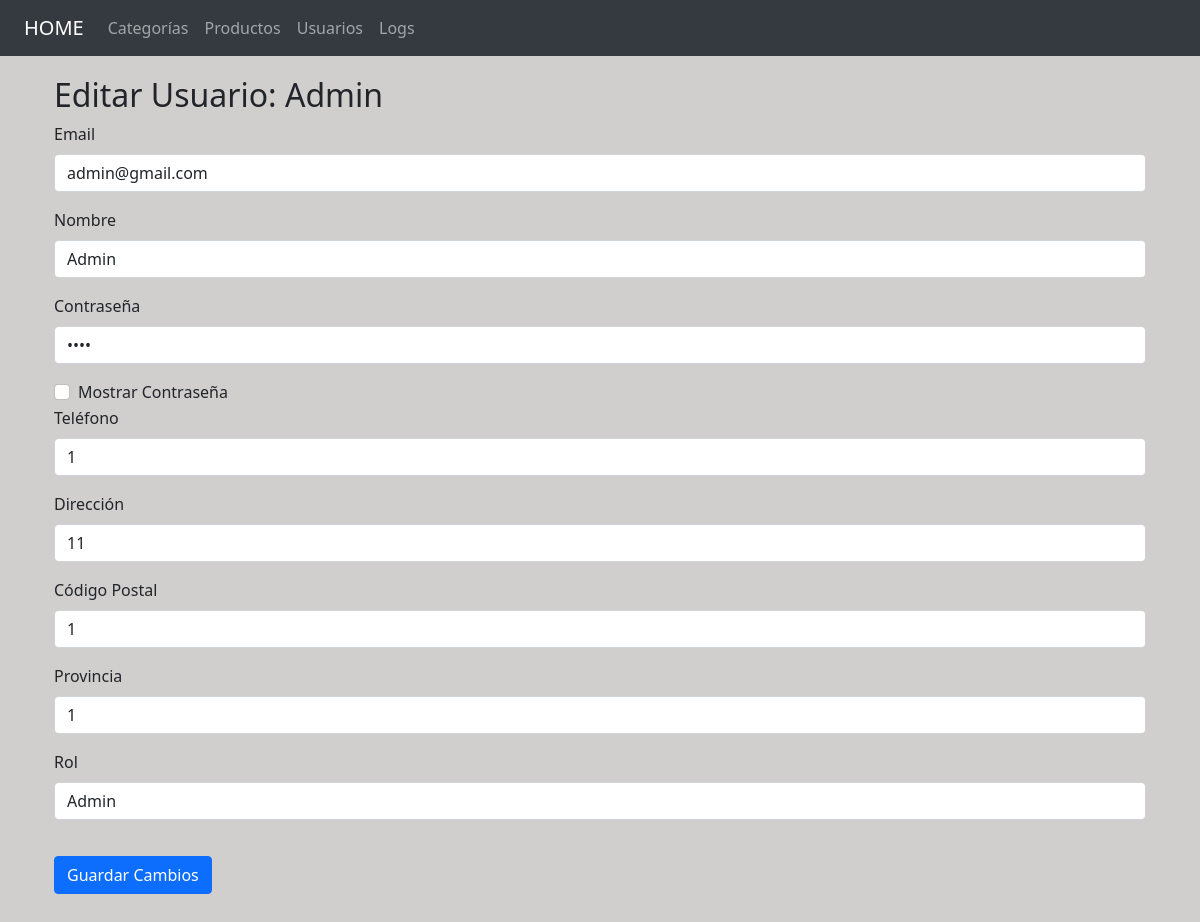
The app's page /admin/editar_usuario.php?email=admin@gmail.com with its own data.
### tables this page shows
CREATE TABLE IF NOT EXISTS `usuarios` (
  `nombre` varchar(100) NOT NULL,
  `pass` varchar(100) NOT NULL,
  `email` varchar(100) NOT NULL,
  `telefono` varchar(100) NOT NULL,
  `direccion` varchar(100) NOT NULL,
  `cp` varchar(100) DEFAULT NULL,
  `provincia` varchar(100) DEFAULT NULL,
  `rol` char(50) NOT NULL DEFAULT 'user',
  PRIMARY KEY (`email`)
);

### admin/editar_usuario.php (the view, shortened to what this page needs)
<?php
require_once '../bd_conexion.php';
if (isset($_GET['email'])) {
    $email = $_GET['email'];
    $sql = "SELECT * FROM usuarios WHERE email = :email";
    $stmt = $conn->prepare($sql);
    $stmt->bindParam(':email', $email);
    $stmt->execute();
    $usuario = $stmt->fetch(PDO::FETCH_ASSOC);
}
?>
<!DOCTYPE html>
<html lang="es">
<head>
    <link href="https://cdn.jsdelivr.net/npm/bootstrap@5.3.3/dist/css/bootstrap.min.css" rel="stylesheet">
</head>
<body>
    <?php require_once 'nav.php';  ?>
    <div class="container">
        <div class="form-container">
            <h2>Editar Usuario: <?= htmlspecialchars($usuario['nombre']) ?></h2>
            <form action="" method="post">
                <div class="mb-3">
                    <label for="email" class="form-label">Email</label>
                    <input type="email" class="form-control" id="email" name="email" value="<?= htmlspecialchars($usuario['email']); ?>" required>
                </div>
                <div class="mb-3">
                    <label for="nombre" class="form-label">Nombre</label>
                    <input type="text" class="form-control" id="nombre" name="nombre" value="<?= htmlspecialchars($usuario['nombre']); ?>" required>
                </div>
                <div class="mb-3">
                    <label for="pass" class="form-label">Contraseña</label>
                    <input type="password" class="form-control" id="pass" name="pass" value="<?= htmlspecialchars($usuario['pass']); ?>" required>
                </div>
                <div class="form-check">
                    <input class="form-check-input" type="checkbox" id="mostrar_contraseña">
                    <label class="form-check-label" for="mostrar_contraseña">Mostrar Contraseña</label>
                </div>
                <div class="mb-3">
                    <label for="telefono" class="form-label">Teléfono</label>
                    <input type="text" class="form-control" id="telefono" name="telefono" value="<?= htmlspecialchars($usuario['telefono']); ?>" required>
                </div>
                <div class="mb-3">
                    <label for="direccion" class="form-label">Dirección</label>
                    <input type="text" class="form-control" id="direccion" name="direccion" value="<?= htmlspecialchars($usuario['direccion']); ?>" required>
                </div>
                <div class="mb-3">
                    <label for="cp" class="form-label">Código Postal</label>
                    <input type="text" class="form-control" id="cp" name="cp" value="<?= htmlspecialchars($usuario['cp']); ?>" required>
                </div>
                <div class="mb-3">
                    <label for="provincia" class="form-label">Provincia</label>
                    <input type="text" class="form-control" id="provincia" name="provincia" value="<?= htmlspecialchars($usuario['provincia']); ?>" required>
                </div>
                <div class="mb-3">
                    <label for="rol" class="form-label">Rol</label>
                    <select class="form-control" id="rol" name="rol" required>
                        <option value="admin" <?= $usuario['rol'] == 'admin' ? 'selected' : ''; ?>>Admin</option>
                    </select>
                </div>
                <button type="submit" name="modificar_usuario" class="btn btn-primary">Guardar Cambios</button>
            </form>
        </div>
    </div>
</body>
</html>

### admin/editar_usuario.php (style rules this page uses)
.container { padding-bottom: 50px; }
.btn { margin-top: 20px; }
.form-container { margin-bottom: 50px; }

### admin/nav.php (style rules this page uses)
body { background-color: rgb(209, 206, 206); }
.container { margin-top: 20px; }

### records on screen
usuarios: nombre "Admin", email "admin@gmail.com", telefono "1", direccion "11", cp "1", provincia "1", rol "Admin"
